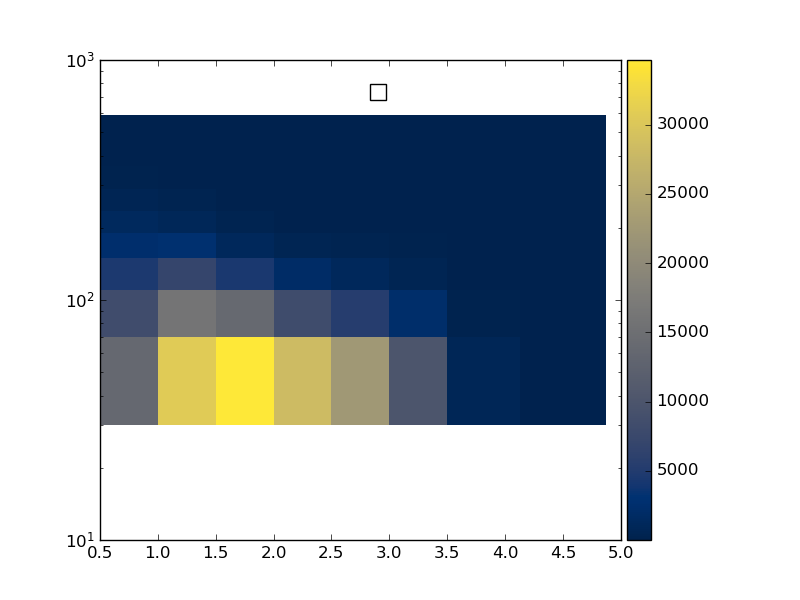

The script that saved this image:
#! /usr/bin/env python

# This Python script was auto-generated using YODA v2.0.1.
# Analysis object: /WbWb_singlelepton/dr_bw_pT_lep1
# Timestamp: 12-01-2026 (12:51:18)

import matplotlib as mpl
import matplotlib.pyplot as plt
mpl.use('Agg') # comment out for interactive use
import os
import numpy as np

plotDir = os.path.split(os.path.realpath(__file__))[0]
if 'YODA_USER_PLOT_PATH' in globals():
    plot_outdir = globals()['YODA_USER_PLOT_PATH']
else:
    plot_outdir = plotDir

#plot style
plt.style.use(os.path.join(plotDir, '../default.mplstyle'))

plt.rcParams['text.usetex'] = False
plt.style.use(['classic'])
plt.rc('font', family='DejaVu Sans')
# plot metadata
figW, figH = plt.rcParams['figure.figsize']
ax_xLabel = r''
ax_yLabel = r''
ax_zLabel = r''
ax_title  = r''
ax_xScale = 'linear'
ax_yScale = 'log'
ax_zScale = 'linear'
yLims = (10, 100)

# TeX-friendly labels for the legend
labels = [ r"WbWb\_Slurm\_Template\_171" ]

# Adjust canvas width and height
canvasW = 10
canvasH = 10
figW *= canvasW/10.
figH *= canvasH/9.

# Create figure and axis objects
fig, ax = plt.subplots(1, 1)

# Set figure margins
plt.subplots_adjust(
    left   = 1.0 * plt.rcParams['figure.subplot.left'],
    right  = 1.0 * plt.rcParams['figure.subplot.right'],
    top    = 1.0 * plt.rcParams['figure.subplot.top'],
    bottom = 1.0 * plt.rcParams['figure.subplot.bottom'])

ax.yaxis.set_minor_locator(mpl.ticker.LogLocator(
base=10.0, subs=[i for i in np.arange(0, 1, 0.1)], numticks=np.inf))

# Color map: curve index -> color
colors = {0: '#EE3311', 1: '#3366FF', 2: '#109618', 3: '#FF9900', 4: '#990099'}


# the numerical data is stored in a separate file
dataf = dict()
exec(open(os.path.split(__file__)[0] + '/dr_bw_pT_lep1__data.py').read(), dataf)

legend_handles = dict() # keep track of handles for the legend
# reference data in main panel
cmap = 'cividis'
xbin_cent = np.unique(dataf['xpoints'])
ybin_cent = np.unique(dataf['ypoints'])
X, Y = np.meshgrid(xbin_cent, ybin_cent)
Z = np.array(dataf['zpoints']).reshape(X.shape[::-1])
pc = ax.pcolormesh(X, Y, Z.T, cmap=cmap, shading='auto')
cbar = fig.colorbar(pc, orientation='vertical', ax=ax, pad=0.01)
cbar.set_label(ax_zLabel)
# style options for curves
# starts at zorder>=5 to draw curve on top of legend

legend_pos = (0.5, 0.97)
ax.legend(legend_handles, labels, loc='upper left', bbox_to_anchor=legend_pos)

ax.set_xlabel(ax_xLabel)
ax.set_ylabel(ax_yLabel, loc='top')
ax.set_title(ax_title, loc='left')
ax.set_xscale(ax_xScale)
ax.set_yscale(ax_yScale)

# tick formatting
plt.rcParams['xtick.top'] = True
plt.rcParams['ytick.right'] = True
plt.savefig(os.path.join(plot_outdir, 'dr_bw_pT_lep1.pdf'), format='PDF')
plt.savefig(os.path.join(plot_outdir, 'dr_bw_pT_lep1.png'), format='PNG')

plt.close(fig)
